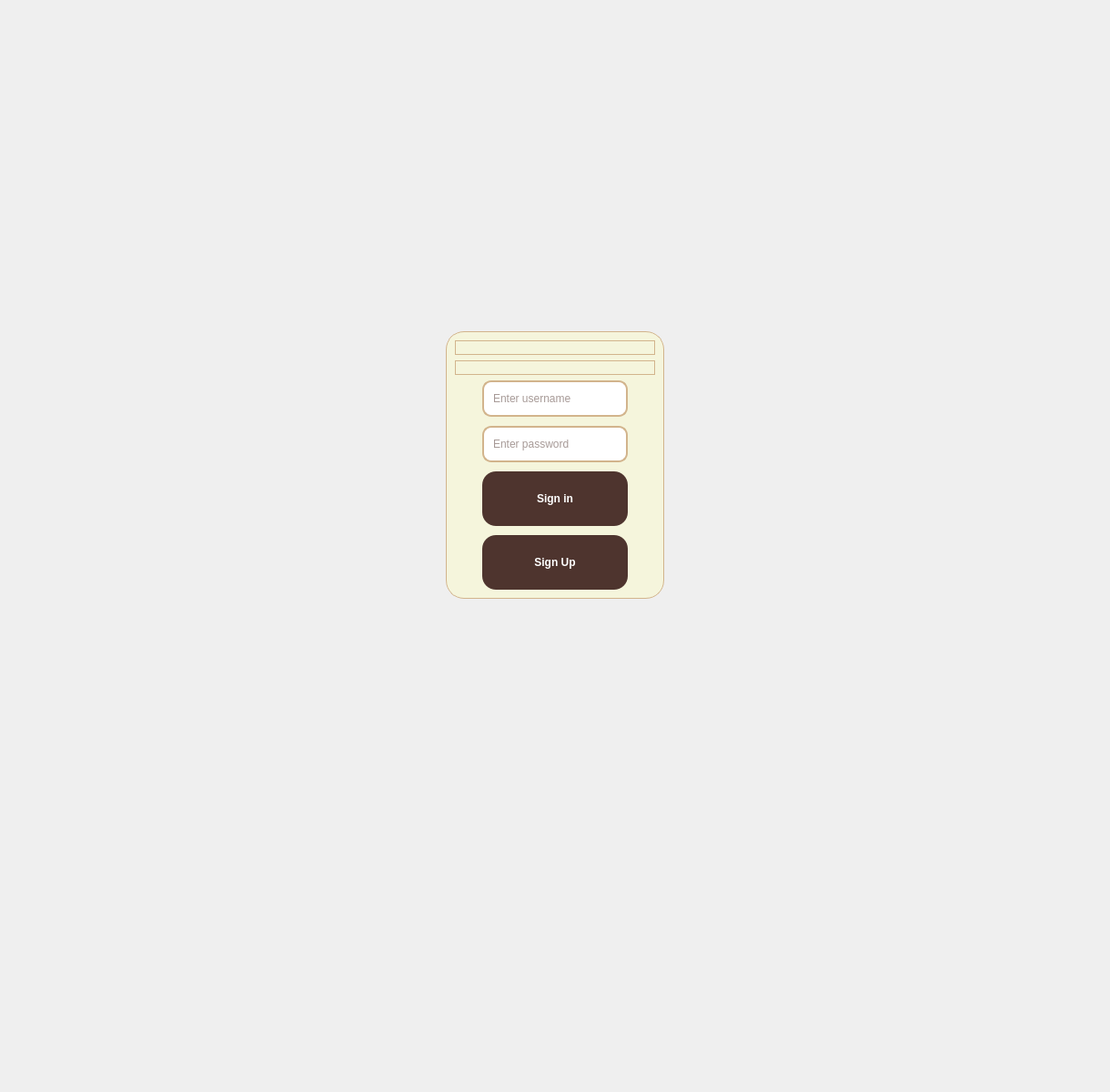
<?xml version="1.0" encoding="UTF-8"?>
<ui version="4.0">
 <class>MainWindow</class>
 <widget class="QMainWindow" name="MainWindow">
  <property name="geometry">
   <rect>
    <x>0</x>
    <y>0</y>
    <width>1220</width>
    <height>1200</height>
   </rect>
  </property>
  <property name="windowTitle">
   <string>Login - Coffee App</string>
  </property>
  <property name="styleSheet">
   <string notr="true">QPushButton {
    background-color: #6F4E37; /* Màu cà phê */
    color: white;
    border-radius: 5px;
    font-weight: bold;
    padding: 10px;
}
QPushButton:hover {
    background-color: #5D4037; /* Đậm hơn khi di chuột */
}</string>
  </property>
  <widget class="QWidget" name="centralwidget">
   <layout class="QGridLayout" name="gridLayout_2">
    <item row="2" column="0">
     <spacer name="horizontalSpacer">
      <property name="orientation">
       <enum>Qt::Horizontal</enum>
      </property>
      <property name="sizeHint" stdset="0">
       <size>
        <width>40</width>
        <height>20</height>
       </size>
      </property>
     </spacer>
    </item>
    <item row="2" column="1">
     <spacer name="horizontalSpacer_3">
      <property name="orientation">
       <enum>Qt::Horizontal</enum>
      </property>
      <property name="sizeHint" stdset="0">
       <size>
        <width>40</width>
        <height>20</height>
       </size>
      </property>
     </spacer>
    </item>
    <item row="3" column="2">
     <spacer name="verticalSpacer_2">
      <property name="orientation">
       <enum>Qt::Vertical</enum>
      </property>
      <property name="sizeHint" stdset="0">
       <size>
        <width>20</width>
        <height>40</height>
       </size>
      </property>
     </spacer>
    </item>
    <item row="4" column="2">
     <spacer name="verticalSpacer_5">
      <property name="orientation">
       <enum>Qt::Vertical</enum>
      </property>
      <property name="sizeHint" stdset="0">
       <size>
        <width>20</width>
        <height>40</height>
       </size>
      </property>
     </spacer>
    </item>
    <item row="0" column="2">
     <spacer name="verticalSpacer">
      <property name="orientation">
       <enum>Qt::Vertical</enum>
      </property>
      <property name="sizeHint" stdset="0">
       <size>
        <width>20</width>
        <height>40</height>
       </size>
      </property>
     </spacer>
    </item>
    <item row="5" column="2">
     <spacer name="verticalSpacer_3">
      <property name="orientation">
       <enum>Qt::Vertical</enum>
      </property>
      <property name="sizeHint" stdset="0">
       <size>
        <width>20</width>
        <height>40</height>
       </size>
      </property>
     </spacer>
    </item>
    <item row="2" column="4">
     <spacer name="horizontalSpacer_2">
      <property name="orientation">
       <enum>Qt::Horizontal</enum>
      </property>
      <property name="sizeHint" stdset="0">
       <size>
        <width>40</width>
        <height>20</height>
       </size>
      </property>
     </spacer>
    </item>
    <item row="0" column="1">
     <spacer name="verticalSpacer_4">
      <property name="orientation">
       <enum>Qt::Vertical</enum>
      </property>
      <property name="sizeHint" stdset="0">
       <size>
        <width>20</width>
        <height>40</height>
       </size>
      </property>
     </spacer>
    </item>
    <item row="2" column="3">
     <spacer name="horizontalSpacer_4">
      <property name="orientation">
       <enum>Qt::Horizontal</enum>
      </property>
      <property name="sizeHint" stdset="0">
       <size>
        <width>40</width>
        <height>20</height>
       </size>
      </property>
     </spacer>
    </item>
    <item row="2" column="2">
     <widget class="QFrame" name="frame">
      <property name="styleSheet">
       <string notr="true">QFrame {
    background-color: #F5F5DC; /* Màu kem */
    border-radius: 20px;
    border: 1px solid #D2B48C;
}</string>
      </property>
      <property name="frameShape">
       <enum>QFrame::StyledPanel</enum>
      </property>
      <property name="frameShadow">
       <enum>QFrame::Raised</enum>
      </property>
      <layout class="QVBoxLayout" name="verticalLayout">
       <item>
        <widget class="QLabel" name="label">
         <property name="text">
          <string/>
         </property>
         <property name="pixmap">
          <pixmap>D:/16edaf03-df12-4f77-90d0-a4496ceb8155.jpg</pixmap>
         </property>
         <property name="scaledContents">
          <bool>true</bool>
         </property>
        </widget>
       </item>
       <item>
        <widget class="QLabel" name="label_2">
         <property name="text">
          <string/>
         </property>
         <property name="pixmap">
          <pixmap>D:/pngtree-a-cup-of-mocha-coffee-with-heart-latte-art-on-top-image_15671868.jpg</pixmap>
         </property>
         <property name="scaledContents">
          <bool>true</bool>
         </property>
        </widget>
       </item>
       <item>
        <layout class="QGridLayout" name="gridLayout">
         <property name="leftMargin">
          <number>30</number>
         </property>
         <property name="rightMargin">
          <number>30</number>
         </property>
         <property name="spacing">
          <number>10</number>
         </property>
         <item row="2" column="0">
          <widget class="QLineEdit" name="password">
           <property name="minimumSize">
            <size>
             <width>0</width>
             <height>40</height>
            </size>
           </property>
           <property name="styleSheet">
            <string notr="true">QLineEdit {
    border: 2px solid #D2B48C;
    border-radius: 10px;
    padding: 8px;
    background-color: #FFFFFF;
    color: #4E342E;
}
QLineEdit:focus {
    border: 2px solid #6F4E37; /* Đổi màu viền khi click vào */
}</string>
           </property>
           <property name="echoMode">
            <enum>QLineEdit::Password</enum>
           </property>
           <property name="placeholderText">
            <string>Enter password</string>
           </property>
          </widget>
         </item>
         <item row="0" column="0">
          <widget class="QLineEdit" name="user_name">
           <property name="minimumSize">
            <size>
             <width>0</width>
             <height>40</height>
            </size>
           </property>
           <property name="styleSheet">
            <string notr="true">QLineEdit {
    border: 2px solid #D2B48C;
    border-radius: 10px;
    padding: 8px;
    background-color: #FFFFFF;
    color: #4E342E;
}
QLineEdit:focus {
    border: 2px solid #6F4E37; /* Đổi màu viền khi click vào */
}</string>
           </property>
           <property name="placeholderText">
            <string>Enter username</string>
           </property>
          </widget>
         </item>
         <item row="3" column="0">
          <widget class="QPushButton" name="b1">
           <property name="minimumSize">
            <size>
             <width>0</width>
             <height>60</height>
            </size>
           </property>
           <property name="styleSheet">
            <string notr="true">QPushButton {
    background-color: #4E342E;
    color: white;
    border-radius: 15px;
    font-weight: bold;
    font-family: &quot;Segoe UI&quot;, sans-serif;
    min-height: 40px;
}
QPushButton:hover {
    background-color: #6F4E37;
}
QPushButton:pressed {
    background-color: #3E2723;
}</string>
           </property>
           <property name="text">
            <string>Sign in</string>
           </property>
          </widget>
         </item>
         <item row="4" column="0">
          <widget class="QPushButton" name="b2">
           <property name="minimumSize">
            <size>
             <width>10</width>
             <height>60</height>
            </size>
           </property>
           <property name="styleSheet">
            <string notr="true">QPushButton {
    background-color: #4E342E;
    color: white;
    border-radius: 15px;
    font-weight: bold;
    font-family: &quot;Segoe UI&quot;, sans-serif;
    min-height: 40px;
}
QPushButton:hover {
    background-color: #6F4E37;
}
QPushButton:pressed {
    background-color: #3E2723;
}</string>
           </property>
           <property name="text">
            <string>Sign Up</string>
           </property>
          </widget>
         </item>
        </layout>
       </item>
      </layout>
     </widget>
    </item>
    <item row="1" column="1">
     <spacer name="verticalSpacer_6">
      <property name="orientation">
       <enum>Qt::Vertical</enum>
      </property>
      <property name="sizeHint" stdset="0">
       <size>
        <width>20</width>
        <height>40</height>
       </size>
      </property>
     </spacer>
    </item>
   </layout>
  </widget>
 </widget>
 <resources/>
 <connections/>
</ui>
